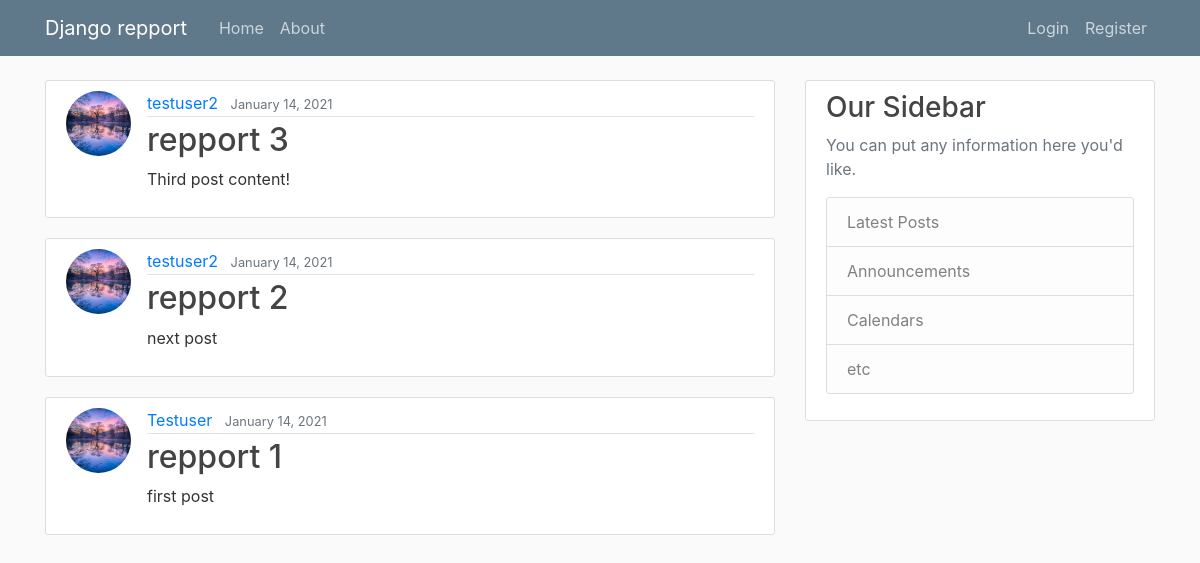
The app's page /, older data.
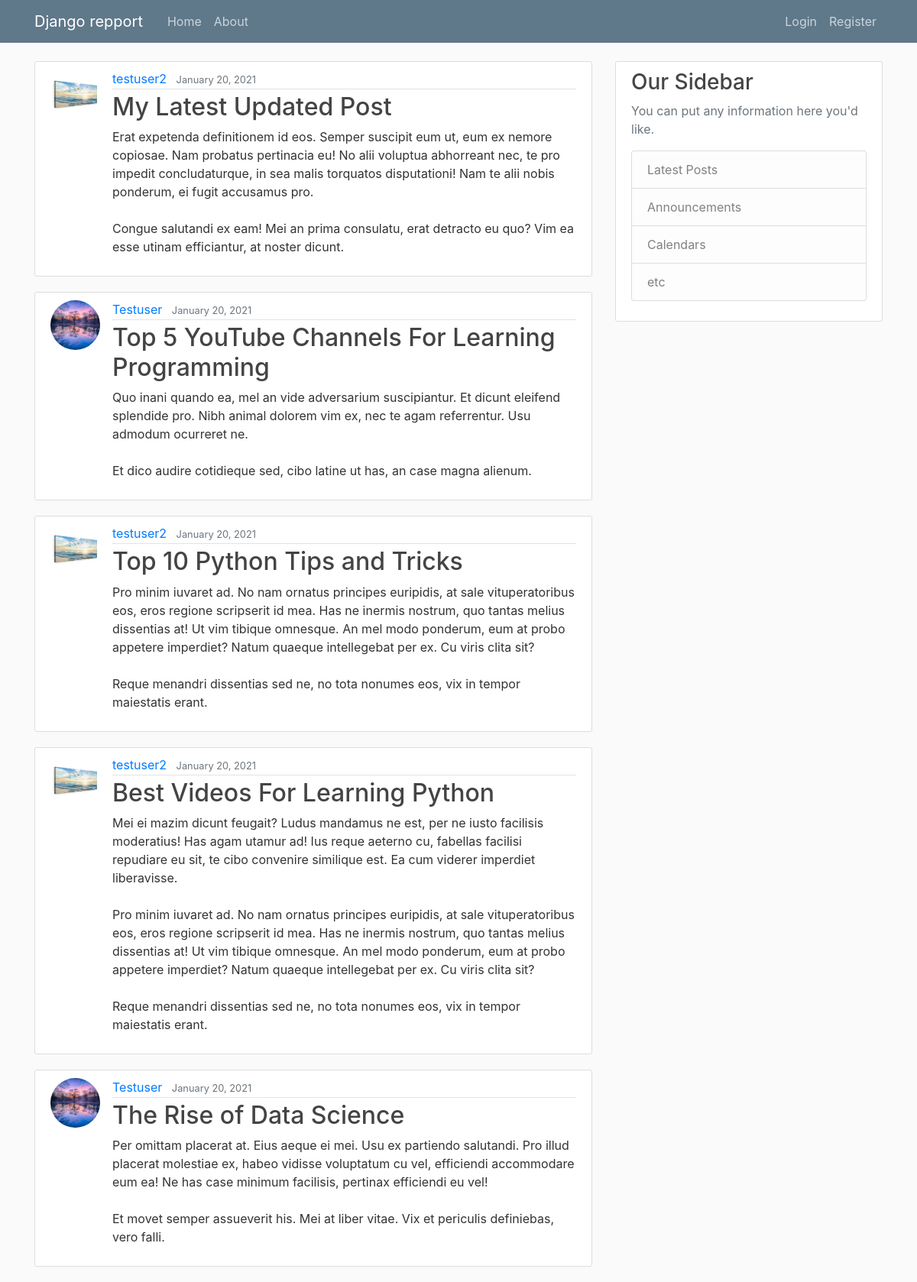
The same page, newer data.
### repport/models.py (models this page shows, shortened)
class Post(models.Model):
    title = models.CharField(max_length=100)
    content = models.TextField()
    date_posted = models.DateTimeField(default=timezone.now) # finde tid som en post bliver gemt
    author = models.ForeignKey(User, on_delete=models.CASCADE) # import User clas med forenkey post bliver forbundet med user.

### users/models.py (models this page shows, shortened)
class Profile(models.Model):
    user = models.OneToOneField(User, on_delete=models.CASCADE) # one_to_one betyder hver user har en profile og cascade mener hvis en bruger bliver slettet så vil profilen også bliver slettet
    image = models.ImageField(default='default.jpg', upload_to='profile_pics') # har en defaul billede som er gemt under filen 'profile_pics'

### repport/views.py (the view)
# urls.py: path('', PostListView.as_view(), name='repport-home'),
class PostListView(ListView):
    model = Post
    template_name = 'repport/home.html'  # <app>/<model>_<viewtype>.html  PostListView.as_view() med den mens <app> / <model>_<vietype> html- app er ligsom vores repport app. model er database og vieetype er list.
    context_object_name = 'posts'
    ordering = ['-date_posted'] # med - vil nyeste post vil stå først
    paginate_by = 5

### repport/templates/repport/home.html
{% extends "repport/base.html" %}
{% block content %}
    {% for post in posts %}
        <article class="media content-section">
            <img class="rounded-circle article-img" src="{{ post.author.profile.image.url }}">
              <div class="media-body">
                <div class="article-metadata">
                  <a class="mr-2" href="#">{{ post.author }}</a>
                  <small class="text-muted">{{ post.date_posted|date:"F d, Y" }}</small>
                </div>
                <h2><a class="article-title"  href="{% url 'post-detail' post.id %}" >{{ post.title }}</a></h2>
                <p class="article-content">{{ post.content }}</p>
              </div>
            </article>
    {% endfor %}
{% endblock content %}

Row changes from the older to the newer data that the page shows:
no longer on this page (row unchanged): Post: author.profile.image (picture), author "testuser2", date_posted "January 14, 2021", title "repport 3", content "Third post content!"
no longer on this page (row unchanged): Post: author.profile.image (picture), author "testuser2", date_posted "January 14, 2021", title "repport 2", content "next post"
no longer on this page (row unchanged): Post: author.profile.image (picture), author "Testuser", date_posted "January 14, 2021", title "repport 1", content "first post"
added Post: author.profile.image (picture), author "testuser2", date_posted "January 20, 2021", title "My Latest Updated Post", content "Erat expetenda definitionem id eos. Semper suscipit eum ut, eum ex nemore copiosae. Nam probatus pertinacia eu! No alii voluptua abhorreant nec, te pro impedit concludaturque, in sea malis torquatos disputationi! Nam te alii nobis ponderum, ei fugit accusamus pro. Congue salutandi ex eam! Mei an prima consulatu, erat detracto eu quo? Vim ea esse utinam efficiantur, at noster dicunt."
added Post: author.profile.image (picture), author "Testuser", date_posted "January 20, 2021", title "Top 5 YouTube Channels For Learning Programming", content "Quo inani quando ea, mel an vide adversarium suscipiantur. Et dicunt eleifend splendide pro. Nibh animal dolorem vim ex, nec te agam referrentur. Usu admodum ocurreret ne. Et dico audire cotidieque sed, cibo latine ut has, an case magna alienum."
added Post: author.profile.image (picture), author "testuser2", date_posted "January 20, 2021", title "Top 10 Python Tips and Tricks", content "Pro minim iuvaret ad. No nam ornatus principes euripidis, at sale vituperatoribus eos, eros regione scripserit id mea. Has ne inermis nostrum, quo tantas melius dissentias at! Ut vim tibique omnesque. An mel modo ponderum, eum at probo appetere imperdiet? Natum quaeque intellegebat per ex. Cu viris clita sit? Reque menandri dissentias sed ne, no tota nonumes eos, vix in tempor maiestatis erant."
added Post: author.profile.image (picture), author "testuser2", date_posted "January 20, 2021", title "Best Videos For Learning Python", content "Mei ei mazim dicunt feugait? Ludus mandamus ne est, per ne iusto facilisis moderatius! Has agam utamur ad! Ius reque aeterno cu, fabellas facilisi repudiare eu sit, te cibo convenire similique est. Ea cum viderer imperdiet liberavisse. Pro minim iuvaret ad. No nam ornatus principes euripidis, at sale vituperatoribus eos, eros regione scripserit id mea. Has ne inermis nostrum, quo tantas melius dissentias at! Ut vim tibique omnesque. An mel modo ponderum, eum at probo appetere imperdiet? Natum quaeque intellegebat per ex. Cu viris clita sit? Reque menandri dissentias sed ne, no tota nonumes eos, vix in tempor maiestatis erant."
added Post: author.profile.image (picture), author "Testuser", date_posted "January 20, 2021", title "The Rise of Data Science", content "Per omittam placerat at. Eius aeque ei mei. Usu ex partiendo salutandi. Pro illud placerat molestiae ex, habeo vidisse voluptatum cu vel, efficiendi accommodare eum ea! Ne has case minimum facilisis, pertinax efficiendi eu vel! Et movet semper assueverit his. Mei at liber vitae. Vix et periculis definiebas, vero falli."
